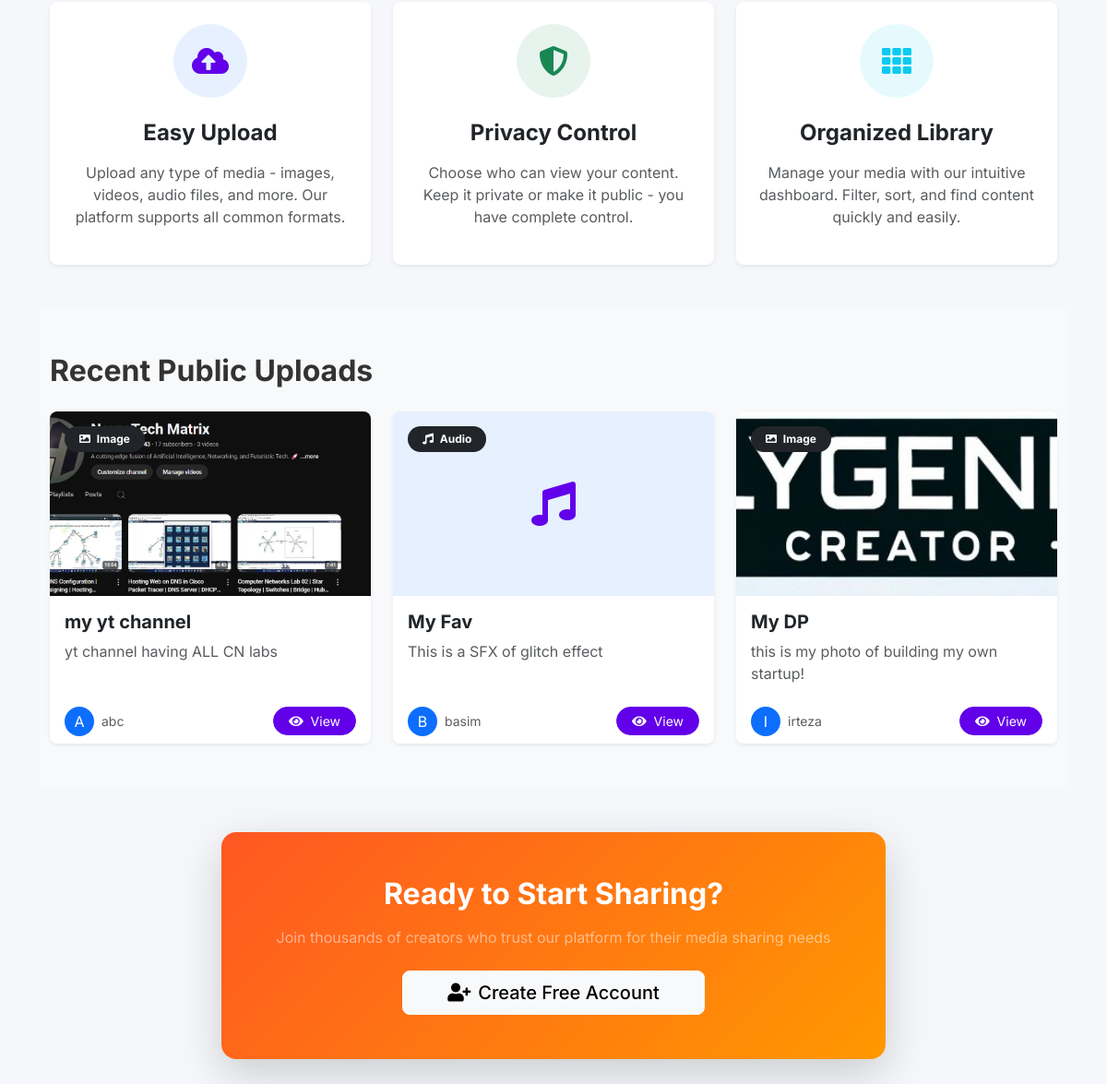
Before: / (lower part) with the older database file.
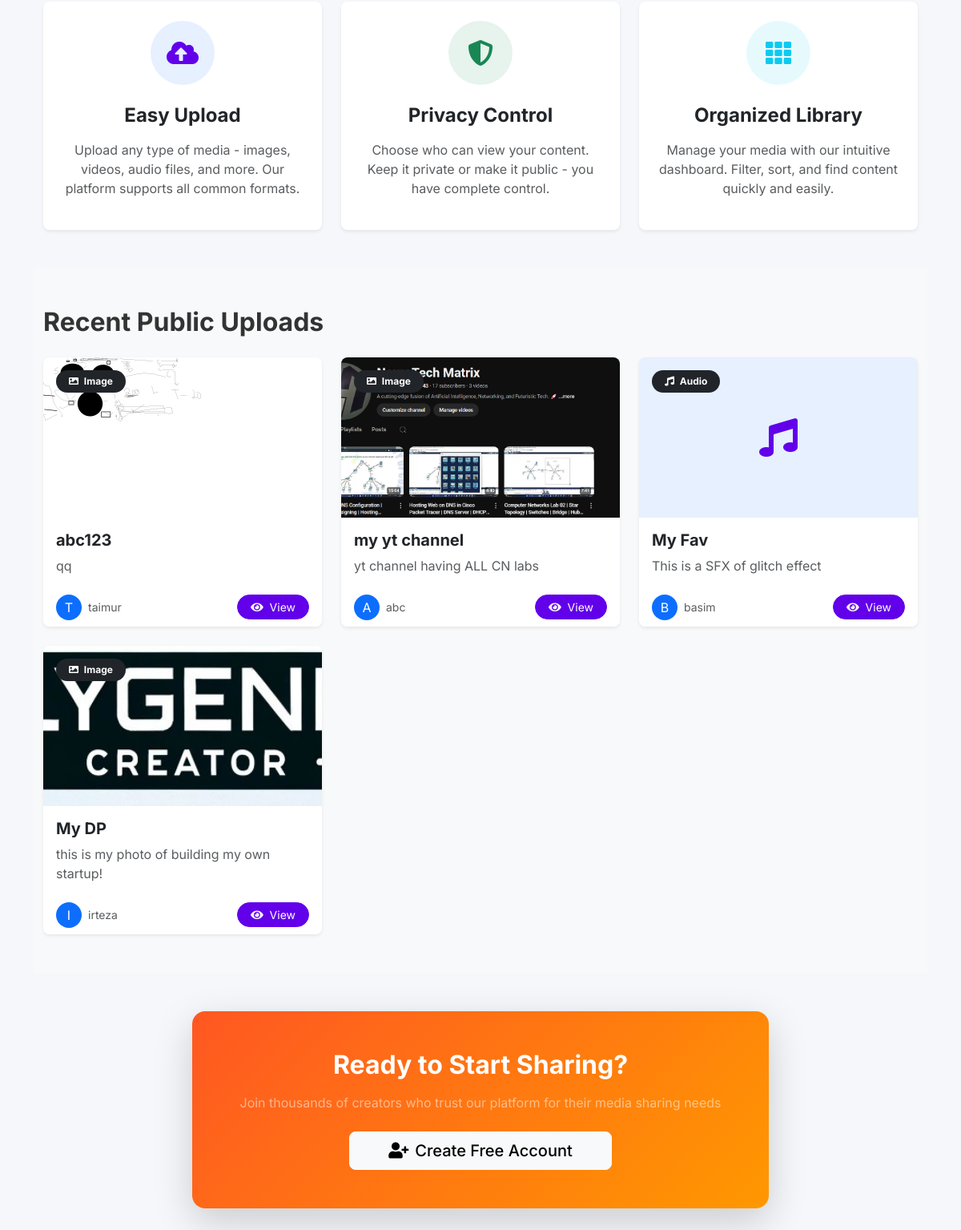
After: the same page with the newer database file.
### media_uploads/models.py (models this page shows, shortened)
class MediaFile(models.Model):
    MEDIA_TYPES = (
        ('image', 'Image'),
        ('video', 'Video'),
        ('audio', 'Audio'),
    )
    user = models.ForeignKey(User, on_delete=models.CASCADE, related_name='media_files')
    title = models.CharField(max_length=100)
    caption = models.TextField(blank=True)
    file = models.FileField(upload_to='uploads/')
    media_type = models.CharField(max_length=5, choices=MEDIA_TYPES)
    is_public = models.BooleanField(default=True)
    uploaded_at = models.DateTimeField(auto_now_add=True)
    class Meta:
        ordering = ['-uploaded_at']

### media_uploads/views.py (the view)
# urls.py: 2. Add a URL to urlpatterns:  path('', views.home, name='home')
def home(request):
    public_media = MediaFile.objects.filter(is_public=True)[:12]  # Limit to 12 items
    return render(request, 'media_uploads/home.html', {'media_files': public_media})

### templates/media_uploads/home.html (shortened to what this page needs)
{% extends 'base/base.html' %}
{% block content %}
<div class="container mb-5">
    <div class="row g-4">
        <div class="col-md-4">
            <div class="card h-100 border-0 shadow-sm hover-card rounded-3">
                <div class="card-body text-center p-4">
                    <div class="feature-icon bg-primary bg-opacity-10 text-primary rounded-circle p-3 mx-auto mb-4" style="width: 80px; height: 80px;">
                        <i class="fas fa-cloud-upload-alt" style="font-size: 2rem;"></i>
                    </div>
                    <h4 class="fw-bold mb-3">Easy Upload</h4>
                    <p class="text-muted">Upload any type of media - images, videos, audio files, and more. Our platform supports all common formats.</p>
                </div>
            </div>
        </div>
        <div class="col-md-4">
            <div class="card h-100 border-0 shadow-sm hover-card rounded-3">
                <div class="card-body text-center p-4">
                    <div class="feature-icon bg-success bg-opacity-10 text-success rounded-circle p-3 mx-auto mb-4" style="width: 80px; height: 80px;">
                        <i class="fas fa-shield-alt" style="font-size: 2rem;"></i>
                    </div>
                    <h4 class="fw-bold mb-3">Privacy Control</h4>
                    <p class="text-muted">Choose who can view your content. Keep it private or make it public - you have complete control.</p>
                </div>
            </div>
        </div>
        <div class="col-md-4">
            <div class="card h-100 border-0 shadow-sm hover-card rounded-3">
                <div class="card-body text-center p-4">
                    <div class="feature-icon bg-info bg-opacity-10 text-info rounded-circle p-3 mx-auto mb-4" style="width: 80px; height: 80px;">
                        <i class="fas fa-th" style="font-size: 2rem;"></i>
                    </div>
                    <h4 class="fw-bold mb-3">Organized Library</h4>
                    <p class="text-muted">Manage your media with our intuitive dashboard. Filter, sort, and find content quickly and easily.</p>
                </div>
            </div>
        </div>
    </div>
</div>
{% if media_files %}
<div class="bg-light py-5">
    <div class="container">
        <div class="d-flex justify-content-between align-items-center mb-4">
            <h2 class="fw-bold mb-0">Recent Public Uploads</h2>
        </div>
        <div class="row g-4">
            {% for media in media_files %}
                <div class="col-md-6 col-lg-4">
                    <div class="card border-0 shadow-sm hover-lift rounded-3 overflow-hidden h-100">
                        <div class="card-media position-relative">
                            {% if media.get_media_type_display == 'Image' %}
                                <img src="{{ media.file.url }}" class="card-img-top" alt="{{ media.title }}" style="height: 200px; object-fit: cover;">
                            {% elif media.get_media_type_display == 'Video' %}
                                <div class="bg-dark d-flex align-items-center justify-content-center" style="height: 200px;">
                                    <i class="fas fa-play-circle text-white" style="font-size: 3rem;"></i>
                                </div>
                            {% elif media.get_media_type_display == 'Audio' %}
                                <div class="bg-primary bg-opacity-10 d-flex align-items-center justify-content-center" style="height: 200px;">
                                    <i class="fas fa-music text-primary" style="font-size: 3rem;"></i>
                                </div>
                            {% else %}
                                <div class="bg-secondary bg-opacity-10 d-flex align-items-center justify-content-center" style="height: 200px;">
                                    <i class="fas fa-file text-secondary" style="font-size: 3rem;"></i>
                                </div>
                            {% endif %}
                            <span class="position-absolute top-0 start-0 m-3 badge bg-dark text-white rounded-pill px-3 py-2">
                                <i class="fas {% if media.get_media_type_display == 'Image' %}fa-image{% elif media.get_media_type_display == 'Video' %}fa-video{% elif media.get_media_type_display == 'Audio' %}fa-music{% else %}fa-file{% endif %} me-1"></i>
                                {{ media.get_media_type_display }}
                            </span>
                        </div>
                        <div class="card-body">
                            <h5 class="card-title fw-bold">{{ media.title }}</h5>
                            <p class="card-text text-muted">{{ media.caption|truncatechars:80 }}</p>
                        </div>
                        <div class="card-footer bg-white border-0 d-flex justify-content-between align-items-center">
                            <div class="d-flex align-items-center">
                                <div class="avatar bg-primary text-white rounded-circle d-flex align-items-center justify-content-center me-2" style="width: 32px; height: 32px;">
                                    <span>{{ media.user.username|first|upper }}</span>
                                </div>
                                <small class="text-muted">{{ media.user.username }}</small>
                            </div>
                            <a href="{% url 'media_uploads:media_detail' media.pk %}" class="btn btn-sm btn-primary rounded-pill px-3">
                                <i class="fas fa-eye me-1"></i> View
                            </a>
                        </div>
                    </div>
                </div>
            {% endfor %}
        </div>
    </div>
</div>
{% endif %}
<div class="container py-5">
    <div class="row">
        <div class="col-lg-8 mx-auto">
            <div class="card border-0 shadow-lg rounded-4 bg-gradient-secondary overflow-hidden">
                <div class="card-body p-5 text-center">
                    <h2 class="fw-bold text-white mb-3">Ready to Start Sharing?</h2>
                    <p class="text-white-50 mb-4">Join thousands of creators who trust our platform for their media sharing needs</p>
                    {% if user.is_authenticated %}
                        <a href="{% url 'media_uploads:upload_media' %}" class="btn btn-light btn-lg px-5 fw-medium">
                            <i class="fas fa-cloud-upload-alt me-2"></i>Upload Your Media
                        </a>
                    {% else %}
                        <a href="{% url 'users:register' %}" class="btn btn-light btn-lg px-5 fw-medium">
                            <i class="fas fa-user-plus me-2"></i>Create Free Account
                        </a>
                    {% endif %}
                </div>
            </div>
        </div>
    </div>
</div>
{% endblock %}

### templates/base/base.html (shortened to what this page needs)
<!DOCTYPE html>
<html lang="en">
<head>
    <link href="https://cdn.jsdelivr.net/npm/bootstrap@5.3.0/dist/css/bootstrap.min.css" rel="stylesheet">
</head>
<body>
    <div class="container">
        {% block content %}{% endblock %}
    </div>
</body>
</html>

### templates/media_uploads/home.html (style rules this page uses)
:root { --primary: #6200EA; --secondary: #F5F7FA; --accent: #FF5722; --text-color: #333333; --success: #28a745; --info: #17a2b8; --warning: #ffc107; --danger: #dc3545; }
body { font-family: 'Inter', 'Roboto', sans-serif; color: var(--text-color); background-color: var(--secondary); }
.bg-gradient-secondary { background: linear-gradient(135deg, #FF5722 0%, #FF9800 100%); }
.btn-primary { background-color: var(--primary); border-color: var(--primary); }
.text-primary { color: var(--primary) !important; }
.hover-card { transition: transform 0.3s ease, box-shadow 0.3s ease; }
.hover-lift { transition: transform 0.3s ease, box-shadow 0.3s ease; }
.rounded-4 { border-radius: 1rem !important; }
.feature-icon { display: flex; align-items: center; justify-content: center; }

Changed rows visible on the page:
added MediaFile: file (picture), media_type "Image", title "abc123", caption "qq", user.username|first "T", user.username "taimur"
